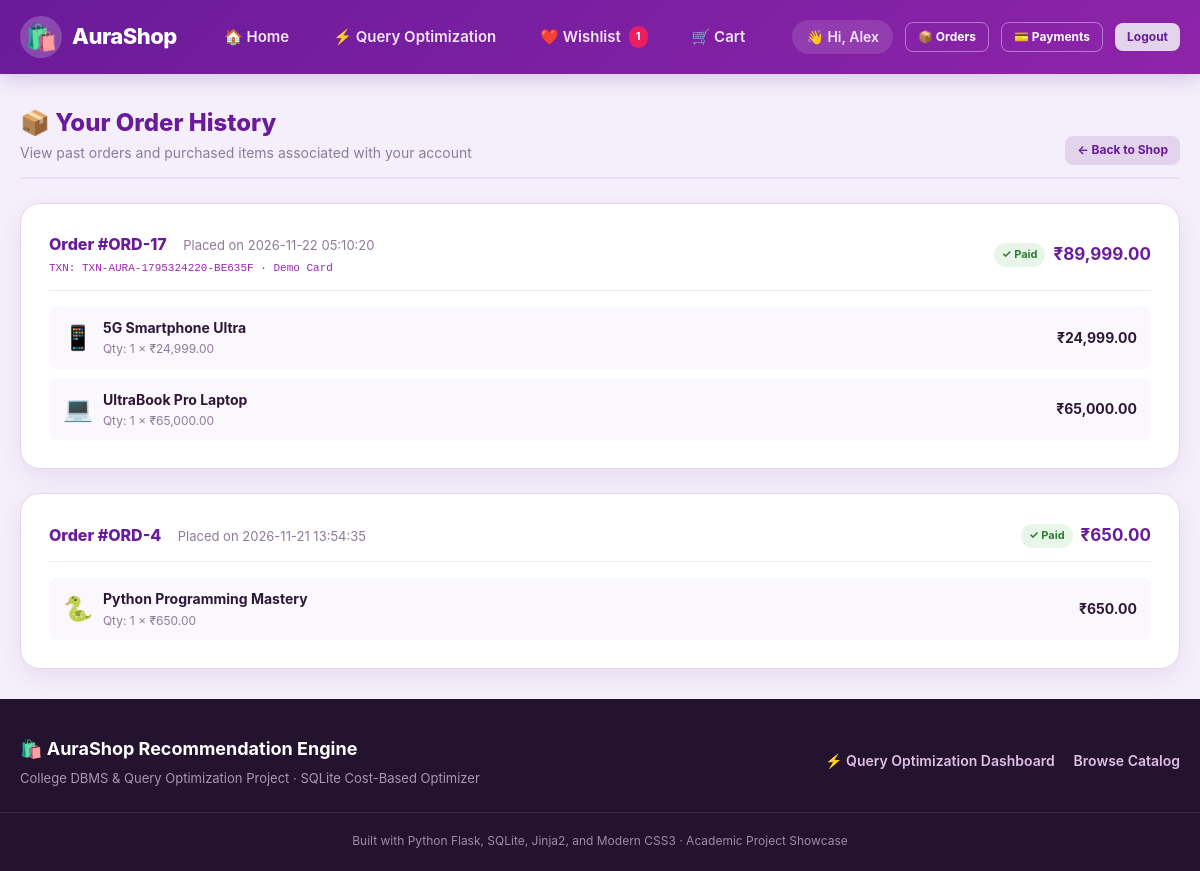
Page /orders (signed in) on the committed database.
### tables this page shows
CREATE TABLE users (
                user_id INTEGER PRIMARY KEY AUTOINCREMENT,
                username TEXT,
                full_name TEXT NOT NULL,
                email TEXT UNIQUE NOT NULL,
                password_hash TEXT NOT NULL,
                is_admin INTEGER DEFAULT 0,
                created_at TIMESTAMP DEFAULT CURRENT_TIMESTAMP
            );

CREATE TABLE orders (
                order_id INTEGER PRIMARY KEY AUTOINCREMENT,
                user_id INTEGER NOT NULL,
                total_amount REAL NOT NULL CHECK(total_amount >= 0),
                status TEXT DEFAULT 'Completed',
                order_date TIMESTAMP DEFAULT CURRENT_TIMESTAMP, payment_method TEXT DEFAULT 'Demo Card', payment_status TEXT DEFAULT 'Paid', transaction_id TEXT DEFAULT '',
                FOREIGN KEY (user_id) REFERENCES users(user_id) ON DELETE CASCADE
            );

CREATE TABLE order_items (
            item_id INTEGER PRIMARY KEY AUTOINCREMENT,
            order_id INTEGER NOT NULL,
            product_id INTEGER NOT NULL,
            quantity INTEGER NOT NULL CHECK(quantity > 0),
            unit_price REAL NOT NULL CHECK(unit_price >= 0),
            FOREIGN KEY (order_id) REFERENCES orders(order_id) ON DELETE CASCADE,
            FOREIGN KEY (product_id) REFERENCES products(product_id) ON DELETE CASCADE
        );

CREATE TABLE products (
            product_id INTEGER PRIMARY KEY AUTOINCREMENT,
            name TEXT NOT NULL,
            category TEXT NOT NULL,
            price REAL NOT NULL,
            rating REAL DEFAULT 0,
            stock INTEGER DEFAULT 0,
            description TEXT,
            image TEXT
        );

### app.py (the view)
@app.route("/orders")
@login_required
def order_history():
    user_id = session["user_id"]
    conn = get_connection()
    orders = conn.execute("""
        SELECT * FROM orders WHERE user_id = ? ORDER BY order_date DESC
    """, (user_id,)).fetchall()
    orders_with_items = []
    for o in orders:
        items = conn.execute("""
            SELECT oi.*, p.name, p.image
            FROM order_items oi
            JOIN products p ON oi.product_id = p.product_id
            WHERE oi.order_id = ?
        """, (o["order_id"],)).fetchall()
        orders_with_items.append({"order": o, "order_items": items})
    conn.close()
    return render_template("orders.html", orders=orders_with_items)

### app.py (called while the page is built)
def login_required(f):
    @wraps(f)
    def decorated_function(*args, **kwargs):
        if "user_id" not in session:
            flash("Please log in to access this page.", "warning")
            return redirect(url_for("login", next=request.url))
        return f(*args, **kwargs)
    return decorated_function

### database.py (called while the page is built)
def get_connection():
    conn = sqlite3.connect(DB_NAME)
    conn.row_factory = sqlite3.Row
    conn.execute("PRAGMA foreign_keys = ON;")
    return conn

### optimizer.py (called while the page is built)
def get_all_categories():
    conn = get_connection()
    rows = conn.execute("SELECT DISTINCT category FROM products ORDER BY category ASC").fetchall()
    conn.close()
    return [r["category"] for r in rows]

### templates/orders.html (shortened to what this page needs)
{% extends "base.html" %}
{% block content %}
<div class="container" style="margin: 30px auto;">
    <div class="section-header">
        <div>
            <h1 class="section-title">📦 Your Order History</h1>
            <p class="section-subtitle">View past orders and purchased items associated with your account</p>
        </div>
        <a href="{{ url_for('home') }}" class="btn btn-secondary btn-sm">← Back to Shop</a>
    </div>
    {% if orders %}
        {% for o in orders %}
        <div class="scenario-card" style="margin-bottom: 24px;">
            <div style="display: flex; justify-content: space-between; align-items: center; border-bottom: 1px solid #f1e9f7; padding-bottom: 12px; margin-bottom: 16px; flex-wrap: wrap; gap: 10px;">
                <div>
                    <span style="font-weight: 800; color: var(--primary-color); font-size: 16px;">Order #ORD-{{ o.order.order_id }}</span>
                    <span style="color: var(--text-muted); font-size: 13px; margin-left: 12px;">Placed on {{ o.order.order_date }}</span>
                    {% if o.order.transaction_id %}
                        <div style="font-family: monospace; font-size: 11px; color: var(--primary-light); margin-top: 3px;">
                            TXN: {{ o.order.transaction_id }} · {{ o.order.payment_method or 'Demo Payment' }}
                        </div>
                    {% endif %}
                </div>
                <div style="display: flex; align-items: center; gap: 8px;">
                    {% if o.order.payment_status == 'Paid' %}
                        <span style="background: #e8f5e9; color: var(--success-color); font-weight: 700; font-size: 11px; padding: 3px 8px; border-radius: var(--radius-pill);">
                            ✓ Paid
                        </span>
                    {% elif o.order.payment_status == 'Pending' %}
                        <span style="background: #fff8e1; color: var(--warning-color); font-weight: 700; font-size: 11px; padding: 3px 8px; border-radius: var(--radius-pill);">
                            ⏳ Pending (COD)
                        </span>
                    {% elif o.order.payment_status == 'Failed' %}
                        <span style="background: #ffebee; color: var(--danger-color); font-weight: 700; font-size: 11px; padding: 3px 8px; border-radius: var(--radius-pill);">
                            ✕ Failed
                        </span>
                    {% endif %}
                    <strong style="color: var(--primary-color); font-size: 17px;">₹{{ "{:,.2f}".format(o.order.total_amount) }}</strong>
                </div>
            </div>
            <div style="display: flex; flex-direction: column; gap: 10px;">
                {% for item in o.order_items %}
                <div style="display: flex; align-items: center; justify-content: space-between; background: #faf7fd; padding: 10px 14px; border-radius: var(--radius-sm); font-size: 14px;">
                    <div style="display: flex; align-items: center; gap: 10px;">
                        <span style="font-size: 24px;">{{ item.image or '🛍️' }}</span>
                        <div>
                            <strong>{{ item.name }}</strong>
                            <div style="color: var(--text-muted); font-size: 12px;">Qty: {{ item.quantity }} × ₹{{ "{:,.2f}".format(item.unit_price) }}</div>
                        </div>
                    </div>
                    <div style="font-weight: 700; color: var(--text-primary);">
                        ₹{{ "{:,.2f}".format(item.quantity * item.unit_price) }}
                    </div>
                </div>
                {% endfor %}
            </div>
        </div>
        {% endfor %}
    {% endif %}
</div>
{% endblock %}

### templates/base.html (shortened to what this page needs)
<!DOCTYPE html>
<html lang="en">
<head>
    <link rel="stylesheet" href="{{ url_for('static', filename='css/style.css') }}">
</head>
<body>
    <header class="site-header">
        <nav class="navbar">
            <a href="{{ url_for('home') }}" class="brand-logo">
                <div class="brand-icon">🛍️</div>
                <span>AuraShop</span>
            </a>
            <ul class="nav-links">
                <li><a href="{{ url_for('home') }}">🏠 Home</a></li>
                <li><a href="{{ url_for('optimization') }}">⚡ Query Optimization</a></li>
                <li>
                    <a href="{{ url_for('view_wishlist') }}">
                        ❤️ Wishlist
                        {% if wishlist_count > 0 %}
                            <span class="cart-badge" style="background: #e91e63;">{{ wishlist_count }}</span>
                        {% endif %}
                    </a>
                </li>
                <li>
                    <a href="{{ url_for('view_cart') }}">
                        🛒 Cart
                    </a>
                </li>
            </ul>
            <div class="user-nav">
                {% if current_user %}
                    <span class="user-greeting">
                        👋 Hi, {{ current_user.full_name.split(' ')[0] }}
                    </span>
                    <a href="{{ url_for('order_history') }}" class="btn btn-sm btn-outline" style="color: white; border-color: rgba(255,255,255,0.4);">📦 Orders</a>
                    <a href="{{ url_for('payment_history') }}" class="btn btn-sm btn-outline" style="color: white; border-color: rgba(255,255,255,0.4);">💳 Payments</a>
                    <a href="{{ url_for('logout') }}" class="btn btn-sm btn-secondary">Logout</a>
                {% else %}
                    <a href="{{ url_for('login') }}" class="btn btn-sm btn-nav-auth">Sign In</a>
                    <a href="{{ url_for('register') }}" class="btn btn-sm btn-secondary">Register</a>
                {% endif %}
            </div>
        </nav>
    </header>
    <main>
        {% block content %}{% endblock %}
    </main>
    <footer class="site-footer">
        <div class="footer-content">
            <div>
                <div class="footer-brand">🛍️ AuraShop Recommendation Engine</div>
                <p style="font-size: 13px; margin-top: 4px; color: #a996b8;">
                    College DBMS & Query Optimization Project · SQLite Cost-Based Optimizer
                </p>
            </div>
            <div>
                <a href="{{ url_for('optimization') }}" style="color: #e1bee7; text-decoration: none; font-weight: 600; margin-right: 15px;">⚡ Query Optimization Dashboard</a>
                <a href="{{ url_for('home') }}" style="color: #e1bee7; text-decoration: none; font-weight: 600;">Browse Catalog</a>
            </div>
        </div>
        <div class="footer-note">
            Built with Python Flask, SQLite, Jinja2, and Modern CSS3 · Academic Project Showcase
        </div>
    </footer>
</body>
</html>

### static/css/style.css (style rules this page uses)
:root { --primary-color: #6a1b9a; --primary-hover: #4a148c; --primary-light: #9c27b0; --primary-gradient: linear-gradient(135deg, #6a1b9a 0%, #8e24aa 100%); --secondary-color: #ba68c8; --accent-color: #ab47bc; --bg-lavender: #f4effa; --bg-card: #ffffff; --text-primary: #2d1838; --text-secondary: #6e597c; --text-muted: #8d7b99; --border-color: #e5d8ee; --card-shadow: 0 8px 24px rgba(106, 27, 154, 0.08); --hover-shadow: 0 14px 32px rgba(106, 27, 154, 0.16); --success-color: #2e7d32; --warning-color: #ed6c02; --danger-color: #d32f2f; --radius-sm: 8px; --radius-md: 14px; --radius-lg: 20px; --radius-pill: 50px; --transition: all 0.25s cubic-bezier(0.4, 0, 0.2, 1); }
* { box-sizing: border-box; margin: 0; padding: 0; }
body { font-family: -apple-system, BlinkMacSystemFont, "Segoe UI", Roboto, Oxygen, Ubuntu, Cantarell, "Helvetica Neue", sans-serif; background-color: var(--bg-lavender); color: var(--text-primary); line-height: 1.6; min-height: 100vh; display: flex; flex-direction: column; }
.container { width: 100%; max-width: 1200px; margin: 0 auto; padding: 0 20px; }
.site-header { background: var(--primary-gradient); color: white; box-shadow: 0 4px 20px rgba(74, 20, 140, 0.2); position: sticky; top: 0; z-index: 1000; }
.navbar { display: flex; align-items: center; justify-content: space-between; padding: 16px 20px; max-width: 1200px; margin: 0 auto; gap: 15px; flex-wrap: wrap; }
.brand-logo { display: flex; align-items: center; gap: 10px; font-size: 22px; font-weight: 800; color: white; text-decoration: none; letter-spacing: -0.5px; }
.brand-icon { font-size: 26px; background: rgba(255, 255, 255, 0.2); border-radius: 50%; width: 42px; height: 42px; display: flex; align-items: center; justify-content: center; }
.nav-links { display: flex; align-items: center; gap: 20px; list-style: none; }
.nav-links a { color: #f3e5f5; text-decoration: none; font-weight: 600; font-size: 15px; transition: var(--transition); padding: 8px 12px; border-radius: var(--radius-sm); display: flex; align-items: center; gap: 6px; }
.cart-badge { background: #ff4081; color: white; font-size: 11px; font-weight: 700; padding: 2px 7px; border-radius: 12px; margin-left: 2px; }
.user-nav { display: flex; align-items: center; gap: 12px; }
.user-greeting { font-size: 14px; font-weight: 600; color: #f3e5f5; background: rgba(255, 255, 255, 0.12); padding: 6px 14px; border-radius: var(--radius-pill); }
.btn { display: inline-flex; align-items: center; justify-content: center; gap: 8px; padding: 11px 20px; font-size: 14px; font-weight: 700; border-radius: var(--radius-md); border: none; cursor: pointer; text-decoration: none; transition: var(--transition); line-height: 1.2; }
.btn-secondary { background: #e1d4eb; color: var(--primary-color); }
.btn-outline { background: transparent; border: 1px solid var(--primary-color); color: var(--primary-color); }
.btn-sm { padding: 7px 12px; font-size: 12px; border-radius: var(--radius-sm); }
.section-header { display: flex; justify-content: space-between; align-items: flex-end; margin-bottom: 24px; border-bottom: 2px solid #ecdff3; padding-bottom: 12px; }
.section-title { font-size: 24px; font-weight: 800; color: var(--primary-color); display: flex; align-items: center; gap: 10px; }
.section-subtitle { font-size: 14px; color: var(--text-muted); }
.scenario-card { background: white; border-radius: var(--radius-lg); box-shadow: var(--card-shadow); border: 1px solid var(--border-color); padding: 28px; margin-bottom: 30px; }
.site-footer { background: #23132e; color: #c9b9d6; padding: 36px 0 20px; margin-top: auto; font-size: 14px; }
.footer-content { display: flex; justify-content: space-between; align-items: center; flex-wrap: wrap; gap: 20px; max-width: 1200px; margin: 0 auto; padding: 0 20px 24px; border-bottom: 1px solid rgba(255, 255, 255, 0.1); }
.footer-brand { font-weight: 700; color: white; font-size: 18px; }
.footer-note { text-align: center; padding-top: 18px; font-size: 12px; color: #9f8ba8; }

### rows in the picture
users: full_name "Alex"
orders: order.order_id "17", order.order_date "2026-11-22 05:10:20", order.transaction_id "TXN-AURA-1795324220-BE635F", order "Demo Card", order.total_amount "89,999.00"
order_items: image "📱", name "5G Smartphone Ultra", quantity "1", unit_price "24,999.00", item.quantity*item.unit_price "24,999.00"
order_items: image "💻", name "UltraBook Pro Laptop", quantity "1", unit_price "65,000.00", item.quantity*item.unit_price "65,000.00"
orders: order.order_id "4", order.order_date "2026-11-21 13:54:35", order.total_amount "650.00"
order_items: image "🐍", name "Python Programming Mastery", quantity "1", unit_price "650.00", item.quantity*item.unit_price "650.00"

### other values in the picture
{{ wishlist_count }} "1"
